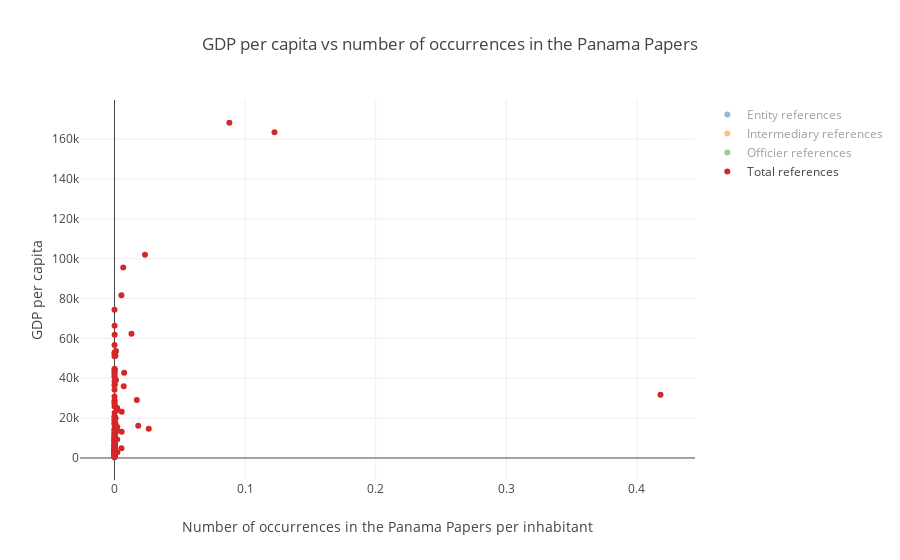

Notebook cell for this chart:
### Markdown cell above
We display the scatter plot showing the correlation between the GDP per capita and the number of total occurrences normalized in the scandal. As said earlier, we will only consider the number of occurrences normalized since countries with high populations will render the number of counts more biased.

### Code cell
plot_all_entity(gdp_data, 'counts_normalized', 'Value', nodes_types_desc, 3, 'GDP per capita vs number of occurrences in the Panama Papers', 'Number of occurrences in the Panama Papers per inhabitant', 'GDP per capita', 'scatter_gdp_count.html')

### Figure 1 — Plotly figure (JSON) as saved in the notebook; plotly's stock layout.template omitted (floating-point values rounded to 4 significant figures; data arrays with more than 128 entries replaced by an {"elided": "..."} marker saying what was removed)
{"data": [{"mode": "markers", "name": "Entity references", "text": {"elided": "149 str values"}, "type": "scatter", "uid": "566be27c-f90e-410b-9922-8c8da9416730", "visible": "legendonly", "x": {"elided": "149 float values"}, "y": {"elided": "149 float values"}}, {"mode": "markers", "name": "Intermediary references", "text": {"elided": "129 str values"}, "type": "scatter", "uid": "c776a116-fdf0-4952-82df-8bf98de29a19", "visible": "legendonly", "x": {"elided": "129 float values"}, "y": {"elided": "129 float values"}}, {"mode": "markers", "name": "Officier references", "text": {"elided": "188 str values"}, "type": "scatter", "uid": "5bf1b0c0-205e-4580-b9da-e51e630f5fb1", "visible": "legendonly", "x": {"elided": "188 float values"}, "y": {"elided": "188 float values"}}, {"mode": "markers", "name": "Total references", "text": ["Aruba", "Angola", "Andorra", "United Arab Emirates", "Argentina", "Antigua and Barbuda", "Australia", "Austria", "Belgium", "Bangladesh", "Bulgaria", "Bahrain", "Bahamas", "Belarus", "Belize", "Bermuda", "Bolivia", "Brazil", "Barbados", "Botswana", "Canada", "Switzerland", "Chile", "China", "Côte d'Ivoire", "Colombia", "Costa Rica", "Cuba", "Curaçao", "Cayman Islands", "Cyprus", "Czech Republic", "Germany", "Djibouti", "Denmark", "Dominican Republic", "Ecuador", "Egypt", "Spain", "Estonia", "Finland", "France", "United Kingdom", "Georgia", "Ghana", "Greece", "Guatemala", "Hong Kong", "Honduras", "Croatia", "Hungary", "Indonesia", "India", "Ireland", "Iran", "Iceland", "Israel", "Italy", "Jordan", "Japan", "Kazakhstan", "Kenya", "Saint Kitts and Nevis", "South Korea", "Kuwait", "Lebanon", "Liberia", "Libya", "Saint Lucia", "Liechtenstein", "Sri Lanka", "Lithuania", "Luxembourg", "Latvia", "Morocco", "Monaco", "Moldova", "Mexico", "Macedonia", "Malta", "Mozambique", "Mauritius", "Malawi", "Malaysia", "Nigeria", "Nicaragua", "Netherlands", "Norway", "New Zealand", "Oman", "Pakistan", "Panama", "Peru", "Philippines", "Poland", "Puerto Rico", "Portugal", "Paraguay", "Qatar", "Romania", "Russia", "Saudi Arabia", "Sudan", "Singapore", "El Salvador", "Slovenia", "Sweden", "Seychelles", "Syria", "Turks and Caicos Islands", "Thailand", "Trinidad and Tobago", "Tunisia", "Turkey", "Tanzania", "Tanzania", "Uganda", "Ukraine", "Uruguay", "United States", "Saint Vincent and the Grenadines", "Venezuela", "British Virgin Islands", "Viet Nam", "Vanuatu", "South Africa", "Zambia", "Zimbabwe"], "type": "scatter", "uid": "354c0e96-c5ab-44b7-80e2-f9ceac3b7f64", "visible": true, "x": [0.0005877, 2.526e-06, 0.007069, 0.001146, 3.75e-05, 0.002397, 5.242e-05, 1.545e-05, 3.426e-05, 1.694e-07, 2.27e-05, 7.632e-05, 0.01709, 9.394e-06, 0.00534, 0.006678, 1.486e-05, 1.864e-05, 0.0002964, 5.165e-05, 3.565e-05, 0.0053, 2.18e-05, 2.06e-05, 2.352e-06, 6.926e-05, 0.0003048, 3.234e-06, 0.0008595, 0.013, 0.005558, 2.717e-05, 6.495e-06, 4.385e-06, 1.311e-05, 7.688e-05, 0.0001947, 3.79e-06, 4.563e-05, 0.0007524, 2.032e-05, 1.858e-05, 0.0002461, 2.039e-05, 1.446e-06, 5.793e-05, 0.0001382, 0.007397, 6.016e-06, 8.494e-06, 2.747e-05, 4.233e-06, 3.339e-07, 0.0001245, 1.875e-06, 0.0007117, 0.0002131, 2.454e-05, 0.000225, 3.386e-06, 1.082e-05, 4.715e-06, 0.01818, 3.705e-06, 6.081e-05, 0.0002281, 2.733e-05, 8.704e-06, 0.0001417, 0.08797, 1.348e-06, 2.183e-05, 0.02334, 0.0007478, 3.118e-06, 0.1225, 1.856e-05, 2.761e-06, 2.888e-06, 0.002402, 1.249e-06, 0.002045, 2.285e-06, 5.075e-05, 1.23e-06, 6.152e-06, 2.882e-05, 2.2e-05, 9.092e-05, 1.692e-05, 1.218e-06, 0.00549, 5.566e-05, 4.236e-06, 8.024e-06, 2.829e-06, 5.394e-05, 2.61e-05, 5.559e-05, 5.224e-06, 5.833e-05, 2.723e-05, 2.915e-07, 0.001172, 5.715e-05, 3.346e-05, 2.321e-05, 0.02622, 3.385e-06, 0.002075, 2.808e-05, 1.846e-05, 3.41e-06, 1.005e-05, 9.764e-07, 9.764e-07, 2.575e-07, 1.703e-05, 0.002107, 2.285e-05, 0.0004664, 5.153e-05, 0.418, 1.21e-06, 0.00216, 3.816e-05, 3.265e-06, 1.94e-05], "y": [25810.0, 4133.0, 36040.0, 39120.0, 14600.0, 13660.0, 52240.0, 44020.0, 40330.0, 1206.0, 6994.0, 22690.0, 29060.0, 5952.0, 4850.0, 95530.0, 3077.0, 8757.0, 15700.0, 6521.0, 43190.0, 81650.0, 13650.0, 8036.0, 1421.0, 6045.0, 11410.0, 7609.0, 19950.0, 62260.0, 23230.0, 17620.0, 41310.0, 1873.0, 52960.0, 6468.0, 6205.0, 3388.0, 25820.0, 17160.0, 42400.0, 36500.0, 44120.0, 3541.0, 1354.0, 17430.0, 3924.0, 42700.0, 2326.0, 11670.0, 12560.0, 3336.0, 1629.0, 61830.0, 4958.0, 51240.0, 37090.0, 30790.0, 4096.0, 34220.0, 10390.0, 1350.0, 16180.0, 27330.0, 28980.0, 8452.0, 593.1, 5993.0, 8184.0, 168200.0, 3892.0, 14160.0, 102000.0, 13550.0, 2907.0, 163400.0, 1602.0, 9291.0, 4840.0, 24050.0, 528.3, 9275.0, 365.9, 9644.0, 2730.0, 2096.0, 44750.0, 74360.0, 38490.0, 16630.0, 1413.0, 13130.0, 6030.0, 2878.0, 12470.0, 28080.0, 19140.0, 4109.0, 66350.0, 8931.0, 9218.0, 20650.0, 2058.0, 53630.0, 4127.0, 20760.0, 51000.0, 14690.0, 1515.0, 25120.0, 5815.0, 19060.0, 3815.0, 10980.0, 870.4, 794.7, 627.9, 2038.0, 15520.0, 56640.0, 6912.0, 11050.0, 31700.0, 2065.0, 2899.0, 5741.0, 1319.0, 1019.0]}], "layout": {"hovermode": "closest", "title": "GDP per capita vs number of occurrences in the Panama Papers", "xaxis": {"title": "Number of occurrences in the Panama Papers per inhabitant"}, "yaxis": {"title": "GDP per capita"}}}
